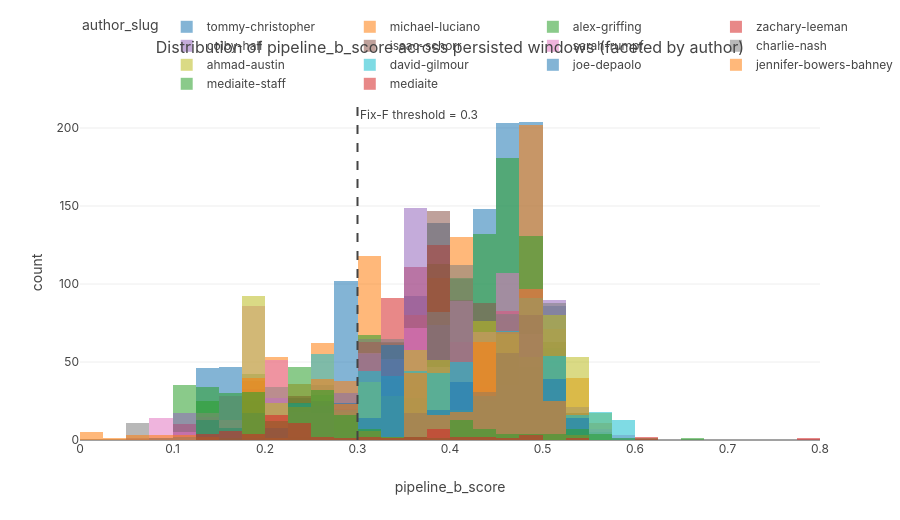

The cell this chart's notebook holds for it:
### Markdown cell above
## Distribution of `pipeline_b_score` across persisted windows

Histogram of `pipeline_b_score` for every persisted convergence window across all 14 authors,
faceted (overlaid) by author. The Fix-F threshold of 0.3 is drawn as a vertical reference; any
window to the right of it would qualify as drift-positive. The visible right-tail is what
Fix-G's `drift_only` channel now lets us harvest as Pipeline-B signal.

### Code cell
FIX_F_THRESHOLD = 0.3


def _all_pb_scores(slugs: list[str]) -> pl.DataFrame:
    rows: list[dict] = []
    for slug in slugs:
        result = _load_result(slug)
        for w in result.get("convergence_windows", []) or []:
            score = w.get("pipeline_b_score")
            if score is None:
                continue
            rows.append({"author_slug": slug, "pipeline_b_score": float(score)})
    return pl.DataFrame(
        rows,
        schema={"author_slug": pl.Utf8, "pipeline_b_score": pl.Float64},
    )


hist_slugs = SLUGS if author_slug == "all" else [author_slug]
PB_SCORES = _all_pb_scores(hist_slugs)

print(
    f"Persisted windows with non-null pipeline_b_score: {PB_SCORES.height:,} "
    f"across {PB_SCORES['author_slug'].n_unique()} authors\n"
    f"Median pb: {PB_SCORES['pipeline_b_score'].median():.3f}; "
    f"P90: {PB_SCORES['pipeline_b_score'].quantile(0.9):.3f}; "
    f"max: {PB_SCORES['pipeline_b_score'].max():.3f}\n"
    f"Share above Fix-F threshold ({FIX_F_THRESHOLD}): "
    f"{(PB_SCORES['pipeline_b_score'] >= FIX_F_THRESHOLD).mean():.1%}"
)

fig_hist = go.Figure()
# Stable author ordering: by drift_only_count desc (matches summary table).
order = SUMMARY["author_slug"].to_list()
for slug in order:
    sub = PB_SCORES.filter(pl.col("author_slug") == slug)
    if sub.height == 0:
        continue
    fig_hist.add_trace(
        go.Histogram(
            x=sub["pipeline_b_score"].to_list(),
            name=slug,
            opacity=0.55,
            xbins={"start": 0.0, "end": 1.0, "size": 0.025},
            hovertemplate="<b>%{fullData.name}</b><br>pb=%{x}<br>count=%{y}<extra></extra>",
        )
    )

fig_hist.add_vline(
    x=FIX_F_THRESHOLD,
    line_dash="dash",
    line_color="#444",
    annotation_text=f"Fix-F threshold = {FIX_F_THRESHOLD}",
    annotation_position="top right",
)
fig_hist.update_layout(
    title="Distribution of pipeline_b_score across persisted windows (faceted by author)",
    barmode="overlay",
    xaxis_title="pipeline_b_score",
    yaxis_title="count",
    legend_title="author_slug",
    height=520,
)
fig_hist.show()

### Figure 1 — Plotly figure (JSON) as saved in the notebook; plotly's stock layout.template omitted (floating-point values rounded to 4 significant figures; data arrays with more than 128 entries replaced by an {"elided": "..."} marker saying what was removed)
{"data": [{"hovertemplate": "<b>%{fullData.name}</b><br>pb=%{x}<br>count=%{y}<extra></extra>", "name": "tommy-christopher", "opacity": 0.55, "type": "histogram", "x": {"elided": "1330 float values"}, "xbins": {"end": 1.0, "size": 0.025, "start": 0.0}}, {"hovertemplate": "<b>%{fullData.name}</b><br>pb=%{x}<br>count=%{y}<extra></extra>", "name": "michael-luciano", "opacity": 0.55, "type": "histogram", "x": {"elided": "1189 float values"}, "xbins": {"end": 1.0, "size": 0.025, "start": 0.0}}, {"hovertemplate": "<b>%{fullData.name}</b><br>pb=%{x}<br>count=%{y}<extra></extra>", "name": "alex-griffing", "opacity": 0.55, "type": "histogram", "x": {"elided": "1071 float values"}, "xbins": {"end": 1.0, "size": 0.025, "start": 0.0}}, {"hovertemplate": "<b>%{fullData.name}</b><br>pb=%{x}<br>count=%{y}<extra></extra>", "name": "zachary-leeman", "opacity": 0.55, "type": "histogram", "x": {"elided": "800 float values"}, "xbins": {"end": 1.0, "size": 0.025, "start": 0.0}}, {"hovertemplate": "<b>%{fullData.name}</b><br>pb=%{x}<br>count=%{y}<extra></extra>", "name": "colby-hall", "opacity": 0.55, "type": "histogram", "x": {"elided": "855 float values"}, "xbins": {"end": 1.0, "size": 0.025, "start": 0.0}}, {"hovertemplate": "<b>%{fullData.name}</b><br>pb=%{x}<br>count=%{y}<extra></extra>", "name": "isaac-schorr", "opacity": 0.55, "type": "histogram", "x": {"elided": "732 float values"}, "xbins": {"end": 1.0, "size": 0.025, "start": 0.0}}, {"hovertemplate": "<b>%{fullData.name}</b><br>pb=%{x}<br>count=%{y}<extra></extra>", "name": "sarah-rumpf", "opacity": 0.55, "type": "histogram", "x": {"elided": "865 float values"}, "xbins": {"end": 1.0, "size": 0.025, "start": 0.0}}, {"hovertemplate": "<b>%{fullData.name}</b><br>pb=%{x}<br>count=%{y}<extra></extra>", "name": "charlie-nash", "opacity": 0.55, "type": "histogram", "x": {"elided": "652 float values"}, "xbins": {"end": 1.0, "size": 0.025, "start": 0.0}}, {"hovertemplate": "<b>%{fullData.name}</b><br>pb=%{x}<br>count=%{y}<extra></extra>", "name": "ahmad-austin", "opacity": 0.55, "type": "histogram", "x": {"elided": "677 float values"}, "xbins": {"end": 1.0, "size": 0.025, "start": 0.0}}, {"hovertemplate": "<b>%{fullData.name}</b><br>pb=%{x}<br>count=%{y}<extra></extra>", "name": "david-gilmour", "opacity": 0.55, "type": "histogram", "x": {"elided": "611 float values"}, "xbins": {"end": 1.0, "size": 0.025, "start": 0.0}}, {"hovertemplate": "<b>%{fullData.name}</b><br>pb=%{x}<br>count=%{y}<extra></extra>", "name": "joe-depaolo", "opacity": 0.55, "type": "histogram", "x": {"elided": "490 float values"}, "xbins": {"end": 1.0, "size": 0.025, "start": 0.0}}, {"hovertemplate": "<b>%{fullData.name}</b><br>pb=%{x}<br>count=%{y}<extra></extra>", "name": "jennifer-bowers-bahney", "opacity": 0.55, "type": "histogram", "x": {"elided": "483 float values"}, "xbins": {"end": 1.0, "size": 0.025, "start": 0.0}}, {"hovertemplate": "<b>%{fullData.name}</b><br>pb=%{x}<br>count=%{y}<extra></extra>", "name": "mediaite-staff", "opacity": 0.55, "type": "histogram", "x": {"elided": "260 float values"}, "xbins": {"end": 1.0, "size": 0.025, "start": 0.0}}, {"hovertemplate": "<b>%{fullData.name}</b><br>pb=%{x}<br>count=%{y}<extra></extra>", "name": "mediaite", "opacity": 0.55, "type": "histogram", "x": [0.3571, 0.3594, 0.4409, 0.4816, 0.3125, 0.2344, 0.2344, 0.2344, 0.2344, 0.2344, 0.1719, 0.1719, 0.1921, 0.2584, 0.2213, 0.2346, 0.2251, 0.256, 0.2489, 0.1567, 0.1562, 0.1562, 0.2031, 0.2031, 0.213, 0.2074, 0.2039, 0.211, 0.2187, 0.2031, 0.2031, 0.2152, 0.2301, 0.2332, 0.2112, 0.2081, 0.2031, 0.2135, 0.2229, 0.2358, 0.1464, 0.1413, 0.125, 0.1441, 0.1557, 0.1875, 0.1906, 0.1875, 0.375, 0.375, 0.375, 0.3884, 0.375, 0.375, 0.375, 0.4062, 0.5493, 0.4062, 0.4688, 0.6155, 0.4375, 0.6031, 0.3281, 0.7999, 0.4844, 0.4844, 0.3033, 0.2812], "xbins": {"end": 1.0, "size": 0.025, "start": 0.0}}], "layout": {"annotations": [{"showarrow": false, "text": "Fix-F threshold = 0.3", "x": 0.3, "xanchor": "left", "xref": "x", "y": 1, "yanchor": "top", "yref": "y domain"}], "barmode": "overlay", "height": 520, "legend": {"title": {"text": "author_slug"}}, "shapes": [{"line": {"color": "#444", "dash": "dash"}, "type": "line", "x0": 0.3, "x1": 0.3, "xref": "x", "y0": 0, "y1": 1, "yref": "y domain"}], "title": {"text": "Distribution of pipeline_b_score across persisted windows (faceted by author)"}, "xaxis": {"title": {"text": "pipeline_b_score"}}, "yaxis": {"title": {"text": "count"}}}}
